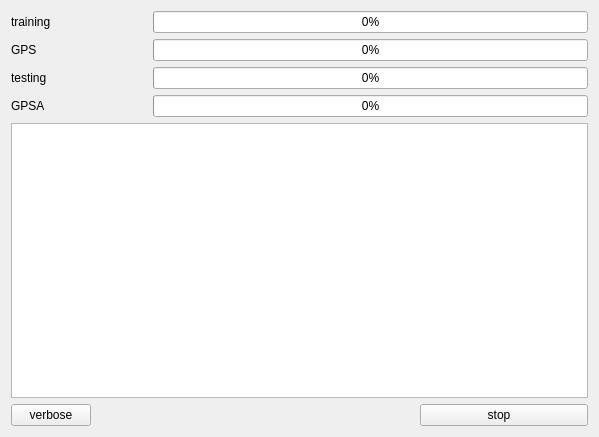
<?xml version="1.0" encoding="UTF-8"?>
<ui version="4.0">
 <class>Dialog</class>
 <widget class="QDialog" name="Dialog">
  <property name="geometry">
   <rect>
    <x>0</x>
    <y>0</y>
    <width>599</width>
    <height>437</height>
   </rect>
  </property>
  <property name="windowTitle">
   <string>running</string>
  </property>
  <layout class="QGridLayout" name="gridLayout_2">
   <item row="0" column="0">
    <layout class="QGridLayout" name="gridLayout">
     <item row="1" column="2">
      <widget class="QProgressBar" name="bar_GPS">
       <property name="value">
        <number>0</number>
       </property>
      </widget>
     </item>
     <item row="0" column="0">
      <widget class="QLabel" name="label">
       <property name="text">
        <string>training</string>
       </property>
      </widget>
     </item>
     <item row="2" column="2">
      <widget class="QProgressBar" name="bar_test">
       <property name="value">
        <number>0</number>
       </property>
      </widget>
     </item>
     <item row="1" column="0">
      <widget class="QLabel" name="label_GPS">
       <property name="text">
        <string>GPS    </string>
       </property>
      </widget>
     </item>
     <item row="0" column="2">
      <widget class="QProgressBar" name="bar_train">
       <property name="enabled">
        <bool>true</bool>
       </property>
       <property name="value">
        <number>0</number>
       </property>
      </widget>
     </item>
     <item row="2" column="0">
      <widget class="QLabel" name="label_test">
       <property name="text">
        <string>testing                              </string>
       </property>
      </widget>
     </item>
     <item row="3" column="0">
      <widget class="QLabel" name="label_GPSA">
       <property name="text">
        <string>GPSA</string>
       </property>
      </widget>
     </item>
     <item row="3" column="2">
      <widget class="QProgressBar" name="bar_GPSA">
       <property name="value">
        <number>0</number>
       </property>
      </widget>
     </item>
    </layout>
   </item>
   <item row="1" column="0">
    <layout class="QVBoxLayout" name="verticalLayout">
     <item>
      <widget class="QTextEdit" name="txt_info">
       <property name="enabled">
        <bool>true</bool>
       </property>
       <property name="lineWrapMode">
        <enum>QTextEdit::NoWrap</enum>
       </property>
       <property name="readOnly">
        <bool>true</bool>
       </property>
      </widget>
     </item>
    </layout>
   </item>
   <item row="2" column="0">
    <layout class="QHBoxLayout" name="horizontalLayout_3">
     <item>
      <widget class="QPushButton" name="btn_verbose">
       <property name="text">
        <string>verbose</string>
       </property>
       <property name="autoDefault">
        <bool>false</bool>
       </property>
      </widget>
     </item>
     <item>
      <spacer name="horizontalSpacer">
       <property name="orientation">
        <enum>Qt::Horizontal</enum>
       </property>
       <property name="sizeHint" stdset="0">
        <size>
         <width>40</width>
         <height>20</height>
        </size>
       </property>
      </spacer>
     </item>
     <item>
      <widget class="QPushButton" name="btn_stop">
       <property name="text">
        <string>                   stop                      </string>
       </property>
       <property name="autoDefault">
        <bool>false</bool>
       </property>
      </widget>
     </item>
    </layout>
   </item>
  </layout>
 </widget>
 <resources/>
 <connections/>
</ui>
